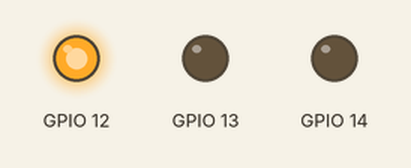
Simulated run of this sketch. Board: ESP8266 (Wemos D1 mini). Shown: output pins drawn as LEDs (lit = HIGH).

Above: at 0.5 s.
At 1.5 s:
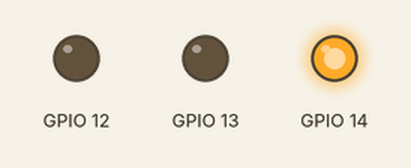
At 5.5 s:
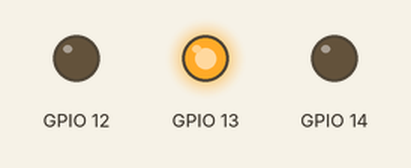
Timing chart, 0 to 6.9 s (numbered marks = the images above):
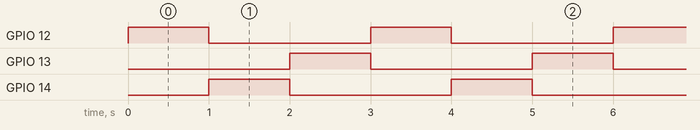

The sketch:

blink-rgb.ino
```cpp
#include "sensor-shield.h"

void setup(void) {
  //Configura o pino digital para saida/output
  pinMode(LED_R, OUTPUT);
  pinMode(LED_G, OUTPUT);
  pinMode(LED_B, OUTPUT);
}


void loop(void) {
  //envia o comando de escrita no pino digital
  digitalWrite(LED_R, LOW);
  digitalWrite(LED_G, LOW);
  digitalWrite(LED_B, LOW);

  digitalWrite(LED_R, HIGH);
  //funcao de pausa/delay em mili-segundos
  delay(1000);
  digitalWrite(LED_R, LOW);
  digitalWrite(LED_G, HIGH);
  delay(1000);
  digitalWrite(LED_G, LOW);
  digitalWrite(LED_B, HIGH);
  delay(1000);
  digitalWrite(LED_B, LOW);
}
```

Measured:
- by itself, GPIO 12–14: alternates HIGH for 1.0 s and LOW for 2.0 s
- by itself, everything shown: repeats every 3.0 s, in 4 steps
